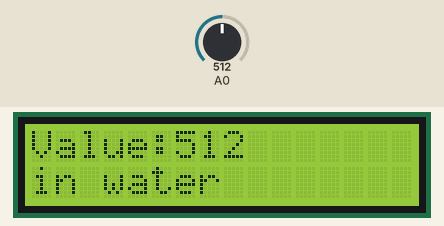
Recording of a sketch running on a simulated Arduino Uno, built with avr-gcc and run on an emulated ATmega328P. Parts: 16×2 character LCD. The test bench sets the inputs (shaded band); at power-on: A0 = 512.

Above: at 1.2 s.
1.3 s: A0 set to 490
At 1.7 s:
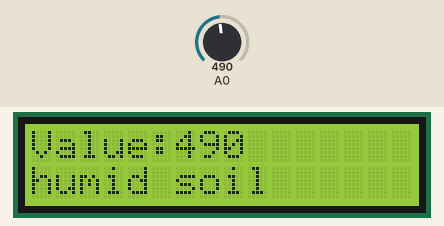
2.8 s: A0 set to 315
At 3.5 s:
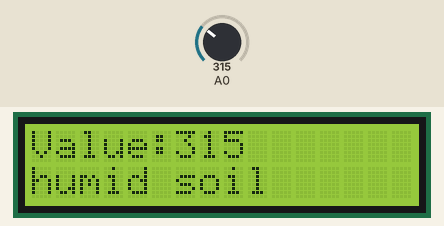
4.4 s: A0 set to 292
At 5.3 s:
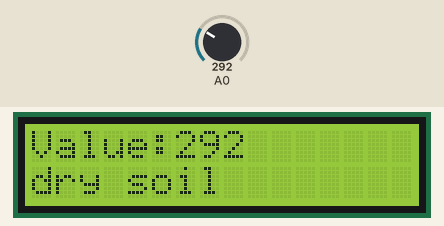
Timing chart, 0 to 7.4 s (numbered marks = the images above; inputs shaded):
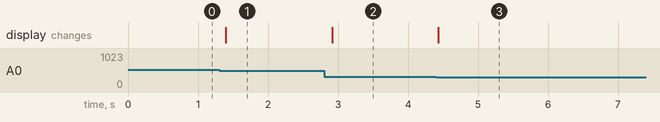

The sketch:

MoistureTestWithLCD.ino
```cpp
#include <Wire.h>
#include <LiquidCrystal_I2C.h>
LiquidCrystal_I2C lcd(0x27,16,2);  // set the LCD address to 0x27 for a 16 chars and 2 line display

void setup() {
  lcd.begin();
  // Print a message to the LCD.
  lcd.backlight();
  lcd.setCursor(0,0);
  lcd.print("Value:");
}
void loop() {
  int sensorValue = analogRead(A0); // read A0 data and assign to sensorValue
  if(sensorValue<10)
  {
  lcd.setCursor(6,0);
  lcd.print(sensorValue);
  lcd.setCursor(7,0);
  lcd.print("    ");
  }
  if(sensorValue<100)
  {
  lcd.setCursor(6,0);
  lcd.print(sensorValue);
  lcd.setCursor(8,0);
  lcd.print("    ");
  }
  if(sensorValue>99)
  {
  lcd.setCursor(6,0);
  lcd.print(sensorValue);
  }
   if(sensorValue<301)
  {
  lcd.setCursor(0,1);
  lcd.print("dry soil       ");
  }
  if((sensorValue>300)&&(sensorValue<501))
  {
  lcd.setCursor(0,1);
  lcd.print("humid soil   ");
  }
     if(sensorValue>500)
  {
  lcd.setCursor(0,1);
  lcd.print("in water       ");
  }
  delay(200);
}
```

Measured:
- the behaviour switches between 501 and 500 on A0 (found by bisection; images 0 and 1)
- the behaviour switches between 301 and 300 on A0 (found by bisection; images 2 and 3)
- after the input at 1.3 s, the display: changes after 0.10 s (image 1)
- after the input at 2.8 s, the display: changes after 0.11 s (image 2)
- after the input at 4.4 s, the display: changes at once (image 3)
